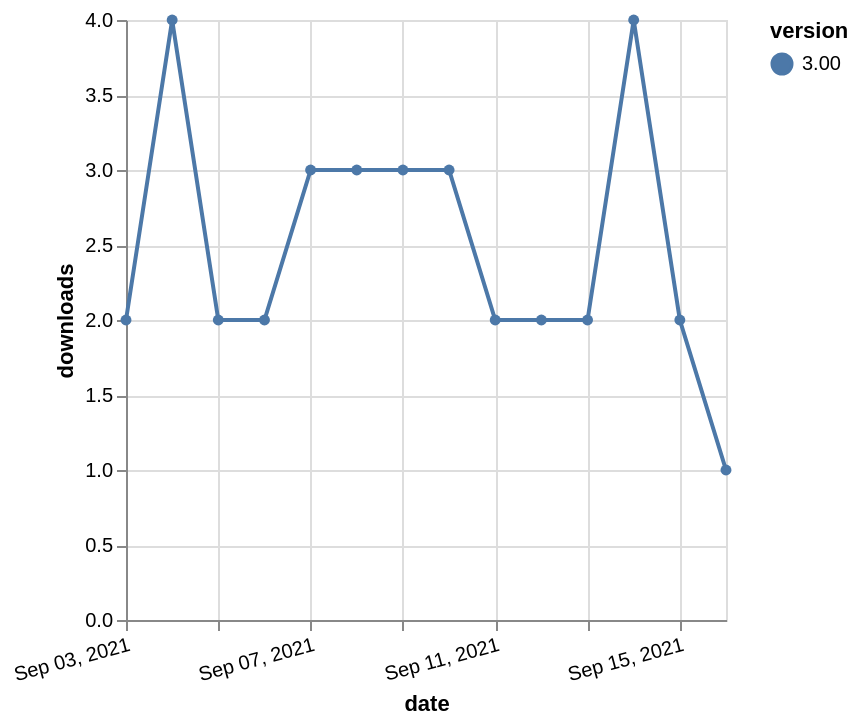

Source (Vega-Lite JSON):
### Vega-Lite specification from a JSON file in a GitHub repository (floating-point values rounded to 4 significant figures)
{"$schema": "https://vega.github.io/schema/vega-lite/v5.json", "description": "A simple bar chart with embedded data.", "data": {"values": [{"date": "2021-09-03", "total": 2688, "delta": 2, "version": "3.00"}, {"date": "2021-09-04", "total": 2692, "delta": 4, "version": "3.00"}, {"date": "2021-09-05", "total": 2694, "delta": 2, "version": "3.00"}, {"date": "2021-09-06", "total": 2696, "delta": 2, "version": "3.00"}, {"date": "2021-09-07", "total": 2699, "delta": 3, "version": "3.00"}, {"date": "2021-09-08", "total": 2702, "delta": 3, "version": "3.00"}, {"date": "2021-09-09", "total": 2705, "delta": 3, "version": "3.00"}, {"date": "2021-09-10", "total": 2708, "delta": 3, "version": "3.00"}, {"date": "2021-09-11", "total": 2710, "delta": 2, "version": "3.00"}, {"date": "2021-09-12", "total": 2712, "delta": 2, "version": "3.00"}, {"date": "2021-09-13", "total": 2714, "delta": 2, "version": "3.00"}, {"date": "2021-09-14", "total": 2718, "delta": 4, "version": "3.00"}, {"date": "2021-09-15", "total": 2720, "delta": 2, "version": "3.00"}, {"date": "2021-09-16", "total": 2721, "delta": 1, "version": "3.00"}]}, "width": "container", "mark": {"type": "line", "point": {"filled": true}}, "encoding": {"x": {"field": "date", "type": "temporal", "timeUnit": "yearmonthdate", "title": "date", "axis": {"labelAngle": -15}}, "y": {"field": "delta", "type": "quantitative", "title": "downloads"}, "color": {"field": "version", "type": "nominal"}, "tooltip": {"field": "delta"}}}
